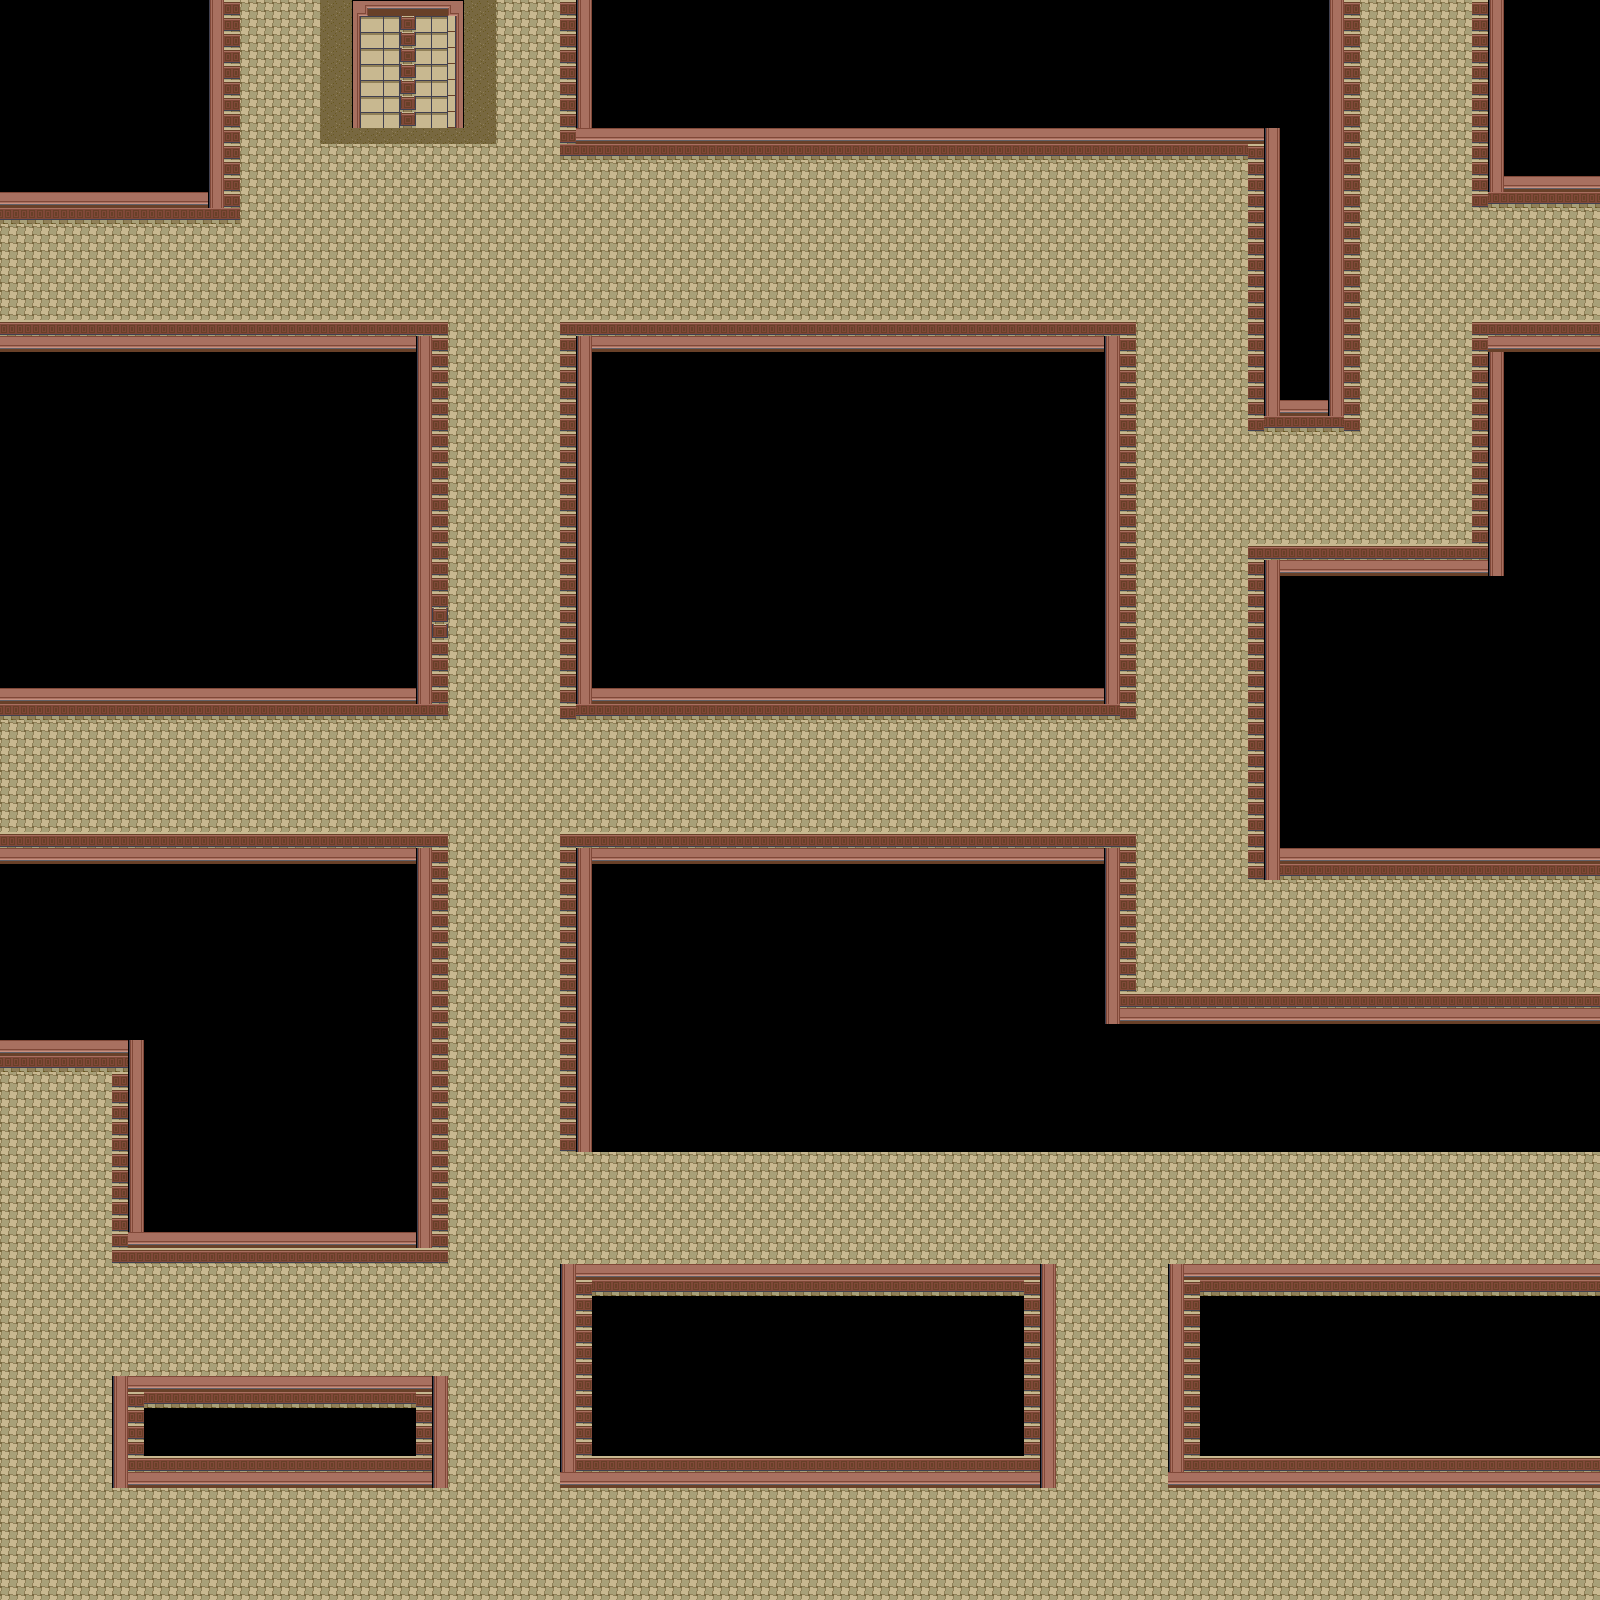

A 2D game scene composited from a Tiled map and its tileset images. What follows is a short description and the map's XML, with each tile layer's data collapsed to a summary:
An orthogonal 100x100 tile map with 16x16 px tiles, 2 tile layers (Tile Layer 1, Tile Layer 2), 3 hidden layers not drawn, 4 tilesets and 37 objects.

<map version="1.0" orientation="orthogonal" renderorder="right-down" width="100" height="100" tilewidth="16" tileheight="16" nextobjectid="112">
 <tileset firstgid="1" name="384_594_16bit-Dungeon-Tileset" tilewidth="16" tileheight="16" spacing="1" margin="1" tilecount="1288" columns="46">
  <image source="384_594_16bit-Dungeon-Tileset.jpg" width="793" height="477" />
 </tileset>
 <tileset firstgid="1289" name="Image3" tilewidth="16" tileheight="16" spacing="1" margin="1" tilecount="252" columns="18">
  <image source="Image3.png" width="320" height="240" />
 </tileset>
 <tileset firstgid="1541" name="tileset_pokemon" tilewidth="16" tileheight="16" spacing="1" margin="1" tilecount="5499" columns="39">
  <image source="tileset_pokemon.png" width="664" height="2410" />
 </tileset>
 <tileset firstgid="7040" name="door" tilewidth="16" tileheight="16" spacing="1" margin="1" tilecount="99" columns="9">
  <image source="door.png" width="160" height="192" />
 </tileset>
 <layer name="Tile Layer 1" width="100" height="100">
  <data>[10000 cells, 10000 non-empty, 5 distinct tile ids]</data>
 </layer>
 <layer name="Tile Layer 2" width="100" height="100">
  <data>[10000 cells, 5835 non-empty, 17 distinct tile ids]</data>
 </layer>
 <layer name="Tile Layer 3" width="100" height="100" visible="0">
  <data>[10000 cells, 235 non-empty, 12 distinct tile ids]</data>
 </layer>
 <layer name="Tile Layer 4" width="100" height="100" visible="0">
  <data>[10000 cells, 195 non-empty, 2 distinct tile ids]</data>
 </layer>
 <layer name="Tile Layer 5" width="100" height="100" visible="0">
  <data>[10000 cells, 174 non-empty, 1 distinct tile ids]</data>
 </layer>
 <objectgroup name="wall">
  <object id="7" x="0" y="0">
   <polyline points="0,0 1600,0 1600,1600 0,1600 0,0" />
  </object>
  <object id="10" x="112" y="1376">
   <polyline points="0,0 336,0 336,112 0,112 0,0" />
  </object>
  <object id="11" x="0" y="832">
   <polyline points="0,0 448,0 448,432 112,432 112,240 0,240" />
  </object>
  <object id="12" x="560" y="1264">
   <polyline points="0,0 496,0 496,224 0,224 0,0" />
  </object>
  <object id="13" x="1600" y="1264">
   <polyline points="0,0 -432,0 -432,224 0,224" />
  </object>
  <object id="14" x="1600" y="1152">
   <polyline points="0,0 -1040,0 -1040,-320 -464,-320 -464,-160 0,-160" />
  </object>
  <object id="16" x="560" y="320">
   <polyline points="0,0 576,0 576,400 0,400 0,0" />
  </object>
  <object id="17" x="0" y="720">
   <polyline points="0,0 448,0 448,-384 0,-384" />
  </object>
  <object id="18" x="0" y="224">
   <polyline points="0,0 240,0 240,-224" />
  </object>
  <object id="19" x="560" y="0">
   <polyline points="0,0 0,160 688,160 688,432 800,432 800,0" />
  </object>
  <object id="20" x="1472" y="0">
   <polyline points="0,0 0,208 128,208" />
  </object>
  <object id="110" x="1600" y="320">
   <polyline points="0,0 -128,0 -128,224 -352,224 -352,560 0,560 0,0" />
  </object>
 </objectgroup>
 <objectgroup name="door" opacity="0.2">
  <object id="22" x="320" y="0" width="175" height="144" />
 </objectgroup>
 <objectgroup name="monster_location" opacity="0">
  <object id="27" x="464" y="736" width="80" height="80" />
  <object id="57" x="1088" y="1184" width="48" height="48" />
  <object id="61" x="470" y="1504" width="64" height="64" />
  <object id="62" x="1152" y="448" width="80" height="80" />
 </objectgroup>
 <objectgroup color="#c6b571" name="monster_boundary" opacity="0">
  <object id="53" x="176" y="448">
   <polyline points="0,0 656,0 656,656 0,656 0,0" />
  </object>
  <object id="77" x="1104" y="320">
   <polyline points="0,0 256,0 256,400 0,400 0,0" />
  </object>
  <object id="78" x="864" y="1152">
   <polyline points="0,0 480,0 480,272 0,272 0,0" />
  </object>
  <object id="79" x="240" y="1376">
   <polyline points="0,0 512,0 512,224 0,224 0,0" />
  </object>
 </objectgroup>
 <objectgroup name="obj_hole" opacity="0">
  <object id="81" x="240" y="224" width="126" height="96.5" />
  <object id="82" x="736" y="176" width="96" height="64" />
  <object id="83" x="1104" y="736" width="96" height="64" />
  <object id="84" x="608" y="752" width="64" height="64" />
  <object id="85" x="1504" y="1520" width="96" height="80" />
  <object id="86" x="768" y="1520" width="128" height="80" />
  <object id="87" x="240" y="1296" width="112" height="64" />
  <object id="88" x="32" y="752" width="80" height="64" />
 </objectgroup>
 <objectgroup name="obj_item" opacity="0">
  <object id="90" x="368" y="1504" width="32" height="32" />
  <object id="99" x="1008" y="1184" width="32" height="32" />
  <object id="100" x="1264" y="480" width="32" height="32" />
  <object id="101" x="496" y="672" width="32" height="32" />
 </objectgroup>
 <objectgroup name="obj_player" opacity="0.3">
  <object id="102" x="32" y="1296" width="48" height="48" />
  <object id="103" x="1088" y="1520" width="48" height="48" />
  <object id="106" x="1504" y="912" width="48" height="48" />
  <object id="108" x="1504" y="1184" width="48" height="48" />
 </objectgroup>
</map>
